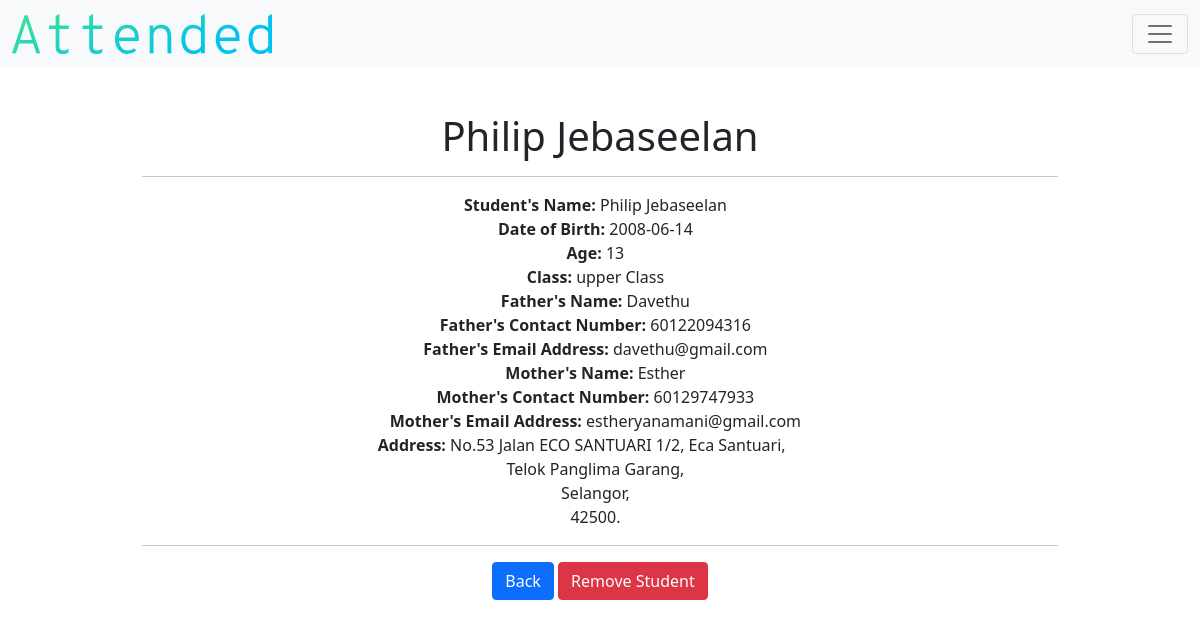
The page /detail_student/1 (signed in) on the database its author committed.
### models.py (models this page shows)
class Student(db.Model):
    __tablename__ = "student"
    id = db.Column(db.Integer, primary_key=True)
    teacher_id = db.Column(db.Integer, db.ForeignKey("teacher.id"))
    class_id = db.Column(db.Integer, nullable=True, default=0)
    name = db.Column(db.String(), nullable=False)
    birth = db.Column(db.String(),nullable=False)
    age = db.Column(db.Integer(), nullable=False)
    parent = db.Column(db.String(), nullable=True)
    parent2 = db.Column(db.String(), nullable=True)
    number = db.Column(db.Integer, nullable=True)
    number2 = db.Column(db.Integer, nullable=True)
    email = db.Column(db.String(), nullable=True)
    email2 = db.Column(db.String(), nullable=True)
    address = db.Column(db.String(), nullable=False)
    city = db.Column(db.String(), nullable=False)
    state = db.Column(db.String(), nullable=False)
    postcode = db.Column(db.Integer, nullable=False)
    student_attends = db.relationship("Attendance", backref="student_attend")

class Class(db.Model):
    __tablename__ = "class"
    id = db.Column(db.Integer, primary_key=True)
    teacher_id = db.Column(db.Integer, db.ForeignKey("teacher.id"))
    name = db.Column(db.String(), nullable=False)
    lowest_age = db.Column(db.Integer, nullable=False)
    highest_age = db.Column(db.Integer, nullable=False)
    student_count = db.Column(db.Integer, default=0)
    attendance_count = db.Column(db.Integer, default=0)
    class_attends = db.relationship("Attendance", backref="class_attend")

### application.py (the view)
@app.route("/detail_student/<string:id>")
def student(id):
    if not current_user.is_authenticated:
        return redirect("/login")
    else:
        teacher = current_user.get_id()
        student_object = Student.query.filter_by(id=id, teacher_id=teacher)
        class_object = Class.query.all()
        return render_template("detail-student.html", students = student_object, classes=class_object)

### application.py (called while the page is built)
@login.user_loader
def load_user(id):
    return Teacher.query.get(id)

### templates/detail-student.html (shortened to what this page needs)
{% extends "layout.html" %}
{% block main %}
    {% for student in students %}
        <h1>{{student.name}}</h1>
        <hr>
            <div class="col-4" id="detail-col4">
                <b>Student's Name:</b> {{student.name}}
            </div>
            <div class="col-4" id="detail-col4">
                <b>Date of Birth:</b> {{student.birth}}
            </div>
            <div class="col-4" id="detail-col4">
                <b>Age:</b> {{student.age}}
            </div>
            <div class="col-4" id="detail-col4">
                 {% if student.class_id == 0 %}
                     <b>Class:</b> Unassigned
                 {% else %}
                    {% for class in classes %}
                        {% if class.id == student.class_id %}
                            <b>Class:</b> {{class.name}}
                        {% endif %}
                    {% endfor %}
                 {% endif %}
            </div>
            {% if student.parent == None %}
                <div class="col-4" id="detail-col4">
                    <b>Mother's Name:</b> {{student.parent2}}
                </div>
                <div class="col-4" id="detail-col4">
                    <b>Mother's Contact Number:</b> {{student.number2}}
                </div>
                <div class="col-4" id="detail-col4">
                    <b>Mother's Email Address:</b> {{student.email2}}
                </div>
            {% else %}
                <div class="col-4" id="detail-col4">
                    <b>Father's Name:</b> {{student.parent}}
                </div>
                <div class="col-4" id="detail-col4">
                    <b>Father's Contact Number:</b> {{student.number}}
                </div>
                <div class="col-4" id="detail-col4">
                    <b>Father's Email Address:</b> {{student.email}}
                </div>
                <div class="col-4" id="detail-col4">
                    <b>Mother's Name:</b> {{student.parent2}}
                </div>
                <div class="col-4" id="detail-col4">
                    <b>Mother's Contact Number:</b> {{student.number2}}
                </div>
                <div class="col-4" id="detail-col4">
                    <b>Mother's Email Address:</b> {{student.email2}}
                </div>
            {% endif %}
            <div class="col-6" id="detail-col6">
                <b>Address:</b> {{student.address}},
            </div>
            <div class="col-4" id="detail-col4">
                {{student.city}},
            </div>
            <div class="col-4" id="detail-col4">
                {{student.state}},
            </div>
            <div class="col-4" id="detail-col4">
                {{student.postcode}}.
            </div>
            <hr>
            <div class="col-12" id="detail-col12">
                <a href="/registrar" class="btn btn-primary">Back</a>
                <a href="/delete_student/{{student.id}}" class="btn btn-danger">Remove Student</a>
            </div>
    {% endfor %}
{% endblock %}

### static/css/style.css (style rules this page uses)
#detail-col4 { flex: 0 0 auto; width: 99%; }
#detail-col6 { flex: 0 0 auto; width: 96%; }
#detail-col12 { flex: 0 0 auto; width: 100%; }

### rows shown on the page
Student: name "Philip Jebaseelan", birth "2008-06-14", age "13", parent "Davethu", number "60122094316", email "davethu@gmail.com", parent2 "Esther", number2 "60129747933", email2 "estheryanamani@gmail.com", address "No.53 Jalan ECO SANTUARI 1/2, Eca Santuari", city "Telok Panglima Garang", state "Selangor", postcode "42500"
Class: name "upper Class"
